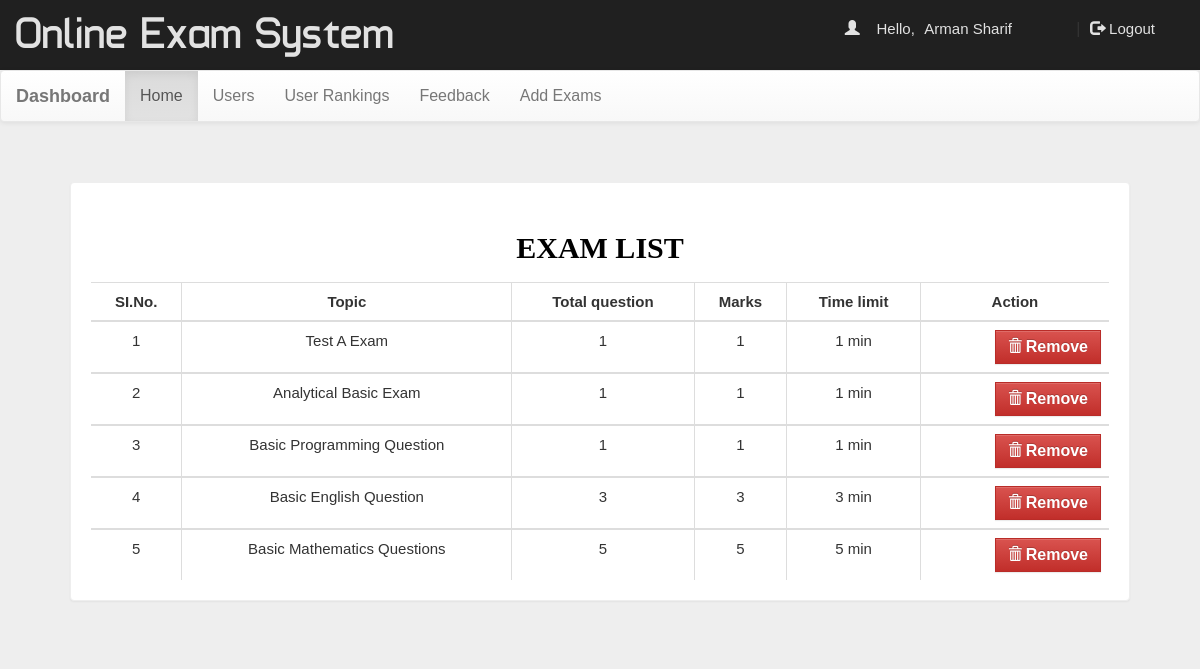
Page /dash.php?q=0 (signed in) on the committed database.
### tables this page shows
CREATE TABLE `quiz` (
  `eid` text NOT NULL,
  `title` varchar(100) NOT NULL,
  `sahi` int(11) NOT NULL,
  `wrong` int(11) NOT NULL,
  `total` int(11) NOT NULL,
  `time` bigint(20) NOT NULL,
  `intro` text NOT NULL,
  `tag` varchar(100) NOT NULL,
  `date` timestamp NOT NULL DEFAULT current_timestamp() ON UPDATE current_timestamp()
);

### dash.php (the view, shortened to what this page needs)
<!DOCTYPE html PUBLIC "-//W3C//DTD XHTML 1.0 Transitional//EN" "http://www.w3.org/TR/xhtml1/DTD/xhtml1-transitional.dtd">
<html xmlns="http://www.w3.org/1999/xhtml">
<head>
<link  rel="stylesheet" href="css/bootstrap.min.css"/>
 <link  rel="stylesheet" href="css/bootstrap-theme.min.css"/>
 <link rel="stylesheet" href="css/main.css">
 <link  rel="stylesheet" href="css/font.css">
</head>
<body  style="background:#eee;">
<div class="header">
<div class="row">
<div class="col-lg-6">
<span class="logo">Online Exam System</span></div>
<?php
 include_once 'dbConnection.php';
  if(!(isset($_SESSION['email']))){
header("location:index.php");
}
else
{
$name = $_SESSION['name'];
echo '<span class="pull-right top title1" ><span class="log1"><span class="glyphicon glyphicon-user" aria-hidden="true"></span>&nbsp;&nbsp;&nbsp;&nbsp;Hello,</span> <a href="#" class="log log1">'.$name.'</a>&nbsp;|&nbsp;<a href="logout.php?q=account.php" class="log"><span class="glyphicon glyphicon-log-out" aria-hidden="true"></span>&nbsp;Logout</button></a></span>';
}?>
</div></div>
<nav class="navbar navbar-default title1">
  <div class="container-fluid">
    <div class="navbar-header">
      <a class="navbar-brand" href="dash.php?q=0"><b>Dashboard</b></a>
    </div>
    <div class="collapse navbar-collapse" id="bs-example-navbar-collapse-1">
      <ul class="nav navbar-nav">
        <li <?php if(@$_GET['q']==0) echo'class="active"'; ?>><a href="dash.php?q=0">Home<span class="sr-only">(current)</span></a></li>
        <li <?php if(@$_GET['q']==1) echo'class="active"'; ?>><a href="dash.php?q=1">Users</a></li>
		<li <?php if(@$_GET['q']==2) echo'class="active"'; ?>><a href="dash.php?q=2">User Rankings</a></li>
    <li <?php if(@$_GET['q']==3) echo'class="active"'; ?>><a href="dash.php?q=3">Feedback</a></li>
    <li <?php if(@$_GET['q']==4) echo'class="active"'; ?>><a href="dash.php?q=4">Add Exams</a></li>
      </ul>
          </div>
  </div>
</nav>
<div class="container">
<div class="row">
<div class="col-md-12">
<?php if(@$_GET['q']==0) {
$result = mysqli_query($con,"SELECT * FROM quiz ORDER BY date DESC") or die('Error');
echo  '<div class="panel">
<table class="table table-bordered table-dark">
  <th colspan="6"><h2 style="text-align: center; color: #000; font-weight: bold; font-family: comic sans MS">EXAM LIST</h2></th>
  <tr align="center">
    <td><b>SI.No.</b></td>
    <td><b>Topic</b></td>
    <td><b>Total question</b></td>
    <td><b>Marks</b></td>
    <td><b>Time limit</b></td>
    <td><b>Action</b></td>
  </tr>';
$c=1;
while($row = mysqli_fetch_array($result)) {
	$title = $row['title'];
	$total = $row['total'];
	$sahi = $row['sahi'];
    $time = $row['time'];
	$eid = $row['eid'];
	echo '<tbody><tr align="center">
    <td>'.$c++.'</td>
    <td>'.$title.'</td>
    <td>'.$total.'</td>
    <td>'.$sahi*$total.'</td>
    <td>'.$time.'&nbsp;min</td>
	   <td><b><a href="update.php?q=rmquiz&eid='.$eid.'" class="pull-right btn btn-danger" style="margin:0px; border-radius:0%;"><span class="glyphicon glyphicon-trash"  aria-hidden="true"></span>&nbsp;<span class="title1"><b>Remove</b></span></a></b></td>
    </tr></tbody>';
}
echo '</table></div>';
}
?>
</div>
</div></div>
</body>
</html>

### css/main.css (style rules this page uses)
body { overflow-x: hidden; width: 100%; font: 15px "Century Gothic", "Times Roman", sans-serif; background: #eee; min-height: 550px; background-attachment: fixed; }
.panel { border-color: #eee; margin: 40px; padding: 20px; font: 15px "Century Gothic", "Times Roman", sans-serif; }
.header { background: #202020; height: 70px; }
.logo { font-family: "typo"; font-size: 45px; color: #e2e2e2; margin: 15px; }
.title1 { font: 16px "Century Gothic", "Times Roman", sans-serif; }
.top { margin-top: 20px; }
.log1 { font: 15px "Ubuntu", sans-serif; color: #e2e2e2; margin-left: 10px; }
.log { margin: 10px; margin-right: 60px; margin-left: 5px; color: #e2e2e2; text-decoration: none; font-size: 20px; font-size: 15px; }

### rows in the picture
quiz: title "Test A Exam", total "1", $sahi*$total "1", time "1"
quiz: title "Analytical Basic Exam", total "1", $sahi*$total "1", time "1"
quiz: title "Basic Programming Question", total "1", $sahi*$total "1", time "1"
quiz: title "Basic English Question", total "3", $sahi*$total "3", time "3"
quiz: title "Basic Mathematics Questions", total "5", $sahi*$total "5", time "5"

### other values in the picture
$name "Arman Sharif"
